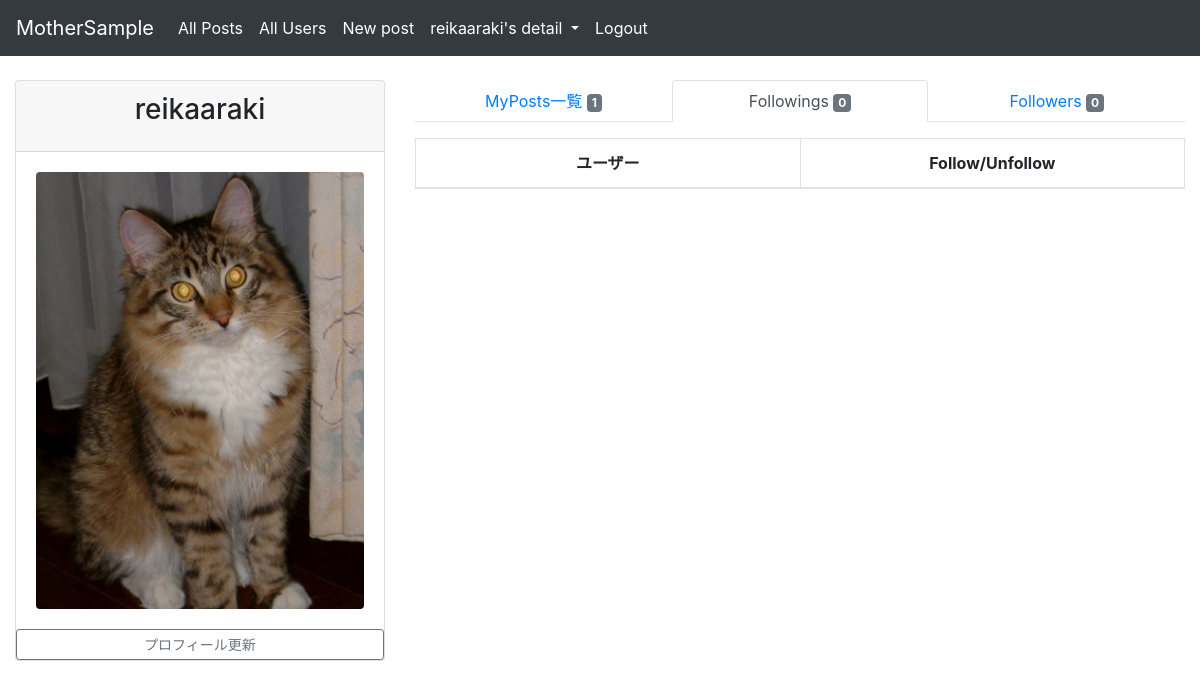
Before: /microposts/following/ (signed in) with the older database file.
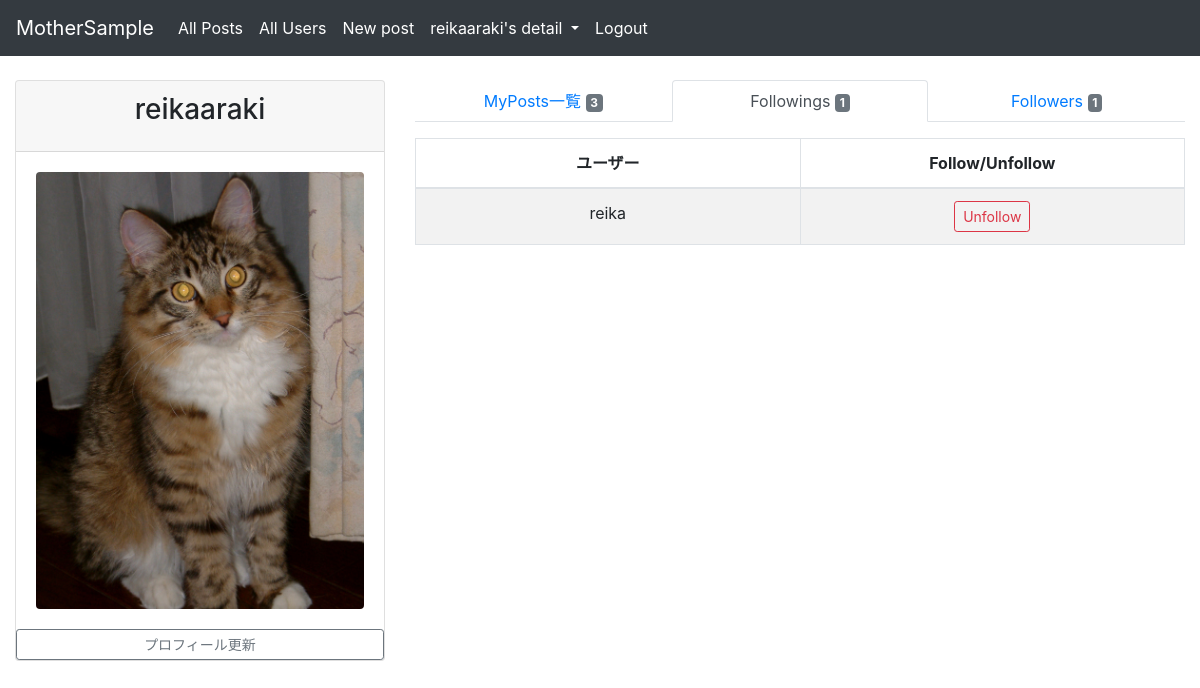
After: the same page with the newer database file.
### accounts/models.py (models this page shows, shortened)
class User(AbstractUser, PermissionsMixin):
    username = models.CharField(max_length=50, unique=True)
    email = models.EmailField(max_length=50, unique=True)
    is_active = models.BooleanField(default=True)
    is_staff = models.BooleanField(default=False)
    age = models.IntegerField(blank=True, null=True)
    avatar = models.ImageField(blank=True, null=True)
    facebook_id = models.CharField(max_length=255, blank=True, null=True)
    twitter_id = models.CharField(max_length=255, blank=True, null=True)
    instagram_id = models.CharField(max_length=255, blank=True, null=True)
    last_login_date = models.DateTimeField(null=True, blank=True)
    created_at = models.DateTimeField(auto_now_add=True)
    updated_at = models.DateTimeField(auto_now=True)
    EMAIL_FIELD = 'email'
    USERNAME_FIELD = 'username'
    REQUIRED_FIELDS = ['email']
    objects = UserManager()
    favourite_post = models.ManyToManyField(
        'microposts.Post', blank=True, verbose_name='お気に入り投稿'
    )
    groups = models.ManyToManyField(Group, blank=True, related_name='custom_user_groups')
    user_permissions = models.ManyToManyField(Permission, blank=True, related_name='custom_user_permissions')

### microposts/views.py (the view)
# urls.py: path('following/', FollowingView.as_view(), name='following'),
class FollowingView(LoginRequiredMixin, ListView):
    template_name = 'microposts/followings.html'
    model = Relationship
    def get_context_data(self, **kwargs):
        context = super().get_context_data(**kwargs)
        user = self.request.user
        context['my_posts_count'] = Post.objects.filter(owner_id=self.request.user).count()
        followings = (Relationship.objects.filter(follower_id=user.pk)).values_list('following_id')
        context['following_list'] = User.objects.filter(id__in=followings)
        followers = (Relationship.objects.filter(following_id=user.pk)).values_list('follower_id')
        context['follower_count'] = User.objects.filter(id__in=followers).count()
        return context

### templates/microposts/followings.html (shortened to what this page needs)
{% extends 'base.html' %}
{% load static %}
{% block content %}
   <div class="content-wrapper">
       <div class="container-fluid">
           <div class="row">
               <aside class="col-sm-4">
                   <div class="card">
                       <div class="card-header">
                           <h3 class="card-title text-center">{{ user.get_username }}</h3>
                       </div>
                       <div class="card-body">
                           {% if user.avatar %}
                               <img class="rounded img-fluid mx-auto d-block"
                                   src="{{ user.avatar.url }}" id="avatar-image" alt="avatar_image">
                           {% else %}
                               <img class="rounded img-fluid mx-auto d-block"
                                   src="{% static 'images/avator_default.png' %}" id="avatar-image" alt="avatar_image">
                           {% endif %}
                       </div>
                       <a class="btn btn-outline-secondary btn-sm"
                           href="{% url 'accounts:edit_profile' %}" role="button">プロフィール更新</a>
                   </div>
               </aside>
               <div class="col-sm-8">
                   <ul class="nav nav-tabs nav-justified mb-3">
                       <li class="nav-item"><a href="{% url 'microposts:myposts' %}" class="nav-link ">MyPosts一覧
                           <span class="badge badge-secondary">{{ my_posts_count }}</span></a></li>
                       <li class="nav-item"><a href="{% url 'microposts:following' %}" class="nav-link active">Followings
                           <span class="badge badge-secondary">{{ following_list | length }}</span></a></li>
                       <li class="nav-item"><a href="{% url 'microposts:follower' %}" class="nav-link">Followers
                           <span class="badge badge-secondary">{{ follower_count }}</span></a></li>
                   </ul>
                   <div class="table table-responsive">
                       <table id='following_list'
                           class="table table-striped table-bordered table-hover">
                           <thead>
                           <tr>
                               <th class="text-center" style="width: 50%">ユーザー</th>
                               <th class="text-center" style="width: 50%">Follow/Unfollow</th>
                           </tr>
                           </thead>
                           <tbody>
                           {% for item in following_list %}
                               <tr class="text">
                                   <td class="text-center">{{ item.username }}</td>
                                   <td class="text-center align-middle">
                                       <form action="{% url 'accounts:rm_relation' pk=item.id %}" method="post">
                                               <button type="submit" class="btn btn-outline-danger btn-sm" name="button">
                                                   Unfollow
                                               </button>
                                       </form>
                                   </td>
                               </tr>
                           {% endfor %}
                           </tbody>
                       </table>
                   </div>
               </div>
           </div>
       </div>
   </div>
{% endblock %}

Changed rows visible on the page:
added User: username "reika"
Other visible differences:
{{ my_posts_count }}: "1" → "3"
{{ following_list | length }}: "0" → "1"
{{ follower_count }}: "0" → "1"
